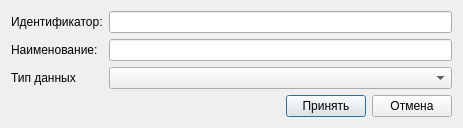
<?xml version="1.0" encoding="UTF-8"?>
<ui version="4.0">
 <class>Metaedit</class>
 <widget class="QDialog" name="Metaedit">
  <property name="geometry">
   <rect>
    <x>0</x>
    <y>0</y>
    <width>463</width>
    <height>118</height>
   </rect>
  </property>
  <property name="windowTitle">
   <string>Параметры шаблона</string>
  </property>
  <layout class="QGridLayout" name="gridLayout_2">
   <item row="0" column="0">
    <layout class="QGridLayout" name="gridLayout_3">
     <item row="0" column="0">
      <widget class="QLabel" name="label">
       <property name="text">
        <string>Идентификатор:</string>
       </property>
      </widget>
     </item>
     <item row="1" column="0">
      <widget class="QLabel" name="label_2">
       <property name="text">
        <string>Наименование:</string>
       </property>
      </widget>
     </item>
     <item row="2" column="0">
      <widget class="QLabel" name="label_3">
       <property name="text">
        <string>Тип данных</string>
       </property>
      </widget>
     </item>
    </layout>
   </item>
   <item row="0" column="1">
    <layout class="QGridLayout" name="gridLayout_4">
     <item row="0" column="0">
      <widget class="QLineEdit" name="idedit"/>
     </item>
     <item row="1" column="0">
      <widget class="QLineEdit" name="nameedit"/>
     </item>
     <item row="2" column="0">
      <widget class="QComboBox" name="datatypebox"/>
     </item>
    </layout>
   </item>
   <item row="1" column="0" colspan="2">
    <layout class="QGridLayout" name="gridLayout">
     <item row="0" column="0">
      <spacer name="horizontalSpacer">
       <property name="orientation">
        <enum>Qt::Horizontal</enum>
       </property>
       <property name="sizeHint" stdset="0">
        <size>
         <width>40</width>
         <height>20</height>
        </size>
       </property>
      </spacer>
     </item>
     <item row="0" column="1">
      <widget class="QPushButton" name="okbtn">
       <property name="text">
        <string>Принять</string>
       </property>
      </widget>
     </item>
     <item row="0" column="2">
      <widget class="QPushButton" name="nobtn">
       <property name="text">
        <string>Отмена</string>
       </property>
      </widget>
     </item>
    </layout>
   </item>
   <item row="2" column="1">
    <spacer name="verticalSpacer">
     <property name="orientation">
      <enum>Qt::Vertical</enum>
     </property>
     <property name="sizeHint" stdset="0">
      <size>
       <width>20</width>
       <height>0</height>
      </size>
     </property>
    </spacer>
   </item>
  </layout>
 </widget>
 <resources/>
 <connections>
  <connection>
   <sender>okbtn</sender>
   <signal>clicked()</signal>
   <receiver>Metaedit</receiver>
   <slot>accept()</slot>
   <hints>
    <hint type="sourcelabel">
     <x>376</x>
     <y>81</y>
    </hint>
    <hint type="destinationlabel">
     <x>231</x>
     <y>59</y>
    </hint>
   </hints>
  </connection>
  <connection>
   <sender>nobtn</sender>
   <signal>clicked()</signal>
   <receiver>Metaedit</receiver>
   <slot>reject()</slot>
   <hints>
    <hint type="sourcelabel">
     <x>457</x>
     <y>81</y>
    </hint>
    <hint type="destinationlabel">
     <x>231</x>
     <y>59</y>
    </hint>
   </hints>
  </connection>
 </connections>
</ui>
